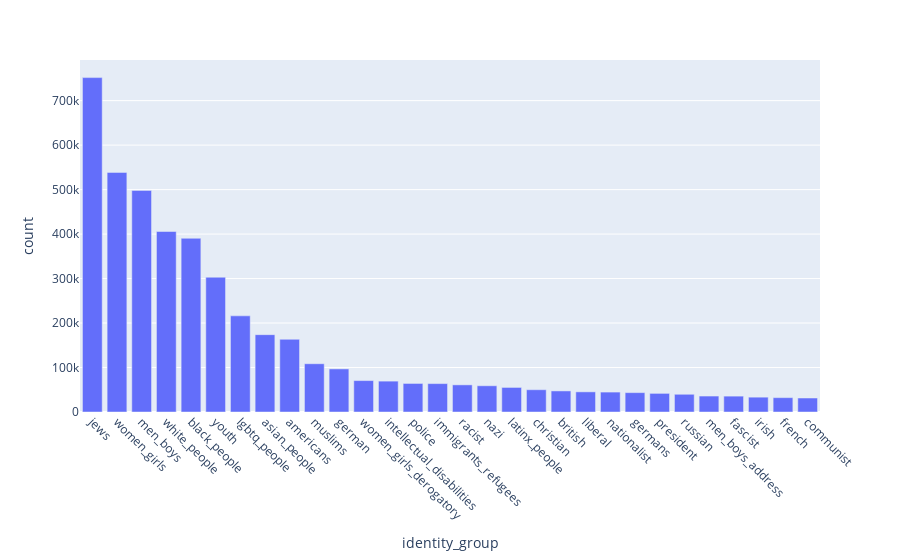

Notebook code cell kept with this figure:
### Markdown cell above
## Group identity terms

### Code cell
import json

identity_groups_fpath = '../resources/identity_groups.json'
with open(identity_groups_fpath, 'r') as f:
    identity_groups = json.load(f)
print(len(identity_groups))

exp['identity_group'] = exp.netmapper_identity_matches.map(lambda x: identity_groups.get(x, x))
exploded = exp.explode('identity_group') # Count intersectional mentions as a mention in each of their categories
gp_freq = exploded.identity_group.value_counts().to_frame(name='count').reset_index(names='identity_group')
gp_freq.head(30)

import plotly.express as px
pd.options.plotting.backend = 'plotly'

# fig = px.bar(gp_freq.head(50), x='term', y='count')
fig = px.bar(gp_freq.head(30), x='identity_group', y='count')
fig.update_xaxes(tickangle=45)

### Figure 1 — Plotly figure (JSON) as saved in the notebook; plotly's stock layout.template omitted (floating-point values rounded to 4 significant figures)
{"data": [{"alignmentgroup": "True", "hovertemplate": "identity_group=%{x}<br>count=%{y}<extra></extra>", "legendgroup": "", "marker": {"color": "#636efa", "pattern": {"shape": ""}}, "name": "", "offsetgroup": "", "orientation": "v", "showlegend": false, "textposition": "auto", "type": "bar", "x": ["jews", "women_girls", "men_boys", "white_people", "black_people", "youth", "lgbtq_people", "asian_people", "americans", "muslims", "german", "women_girls_derogatory", "intellectual_disabilities", "police", "immigrants_refugees", "racist", "nazi", "latinx_people", "christian", "british", "liberal", "nationalist", "germans", "president", "russian", "men_boys_address", "fascist", "irish", "french", "communist"], "xaxis": "x", "y": [751796, 538664, 498228, 405797, 390533, 303009, 216158, 173869, 163453, 108526, 96852, 70620, 69394, 64181, 63849, 61015, 58969, 55239, 50097, 47361, 45307, 44778, 43515, 41851, 39838, 35860, 35683, 33333, 32265, 31481], "yaxis": "y"}], "layout": {"autosize": true, "barmode": "relative", "legend": {"tracegroupgap": 0}, "margin": {"t": 60}, "xaxis": {"anchor": "y", "autorange": true, "domain": [0, 1], "range": [-0.5, 29.5], "tickangle": 45, "title": {"text": "identity_group"}, "type": "category"}, "yaxis": {"anchor": "x", "autorange": true, "domain": [0, 1], "range": [0, 791400.0], "title": {"text": "count"}, "type": "linear"}}}
